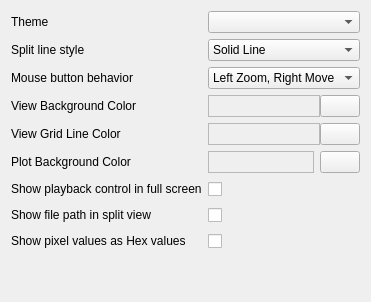
     <widget class="QWidget" name="tabUI">
      <attribute name="title">
       <string>UI</string>
      </attribute>
      <layout class="QVBoxLayout" name="verticalLayout_5">
       <item>
        <layout class="QGridLayout" name="gridLayoutUI">
         <item row="6" column="1">
          <widget class="QCheckBox" name="checkBoxPlaybackControlFullScreen">
           <property name="palette">
            <palette>
             <active>
              <colorrole role="WindowText">
               <brush brushstyle="SolidPattern">
                <color alpha="0">
                 <red>191</red>
                 <green>64</green>
                 <blue>64</blue>
                </color>
               </brush>
              </colorrole>
             </active>
             <inactive>
              <colorrole role="WindowText">
               <brush brushstyle="SolidPattern">
                <color alpha="0">
                 <red>191</red>
                 <green>64</green>
                 <blue>64</blue>
                </color>
               </brush>
              </colorrole>
             </inactive>
             <disabled>
              <colorrole role="WindowText">
               <brush brushstyle="SolidPattern">
                <color alpha="255">
                 <red>190</red>
                 <green>190</green>
                 <blue>190</blue>
                </color>
               </brush>
              </colorrole>
             </disabled>
            </palette>
           </property>
           <property name="toolTip">
            <string>Show the playback control (the navigation panel at the bottom) also in full screen mode.</string>
           </property>
           <property name="whatsThis">
            <string>Show the playback control (the navigation panel at the bottom) also in full screen mode.</string>
           </property>
           <property name="text">
            <string>invisibleText</string>
           </property>
          </widget>
         </item>
         <item row="3" column="0">
          <widget class="QLabel" name="labelBackgroundColor">
           <property name="toolTip">
            <string>Set the background color of the central view widget.</string>
           </property>
           <property name="whatsThis">
            <string>Set the background color of the central view widget.</string>
           </property>
           <property name="text">
            <string>View Background Color</string>
           </property>
          </widget>
         </item>
         <item row="1" column="1">
          <widget class="QComboBox" name="comboBoxSplitLineStyle">
           <property name="toolTip">
            <string>&lt;html&gt;&lt;head/&gt;&lt;body&gt;&lt;p&gt;When the split- and comparison view is activated, this defines how the position of the split line is indicated:&lt;/p&gt;&lt;p&gt;&lt;span style=&quot; font-weight:600;&quot;&gt;Solid Line&lt;/span&gt;: A solid white line&lt;/p&gt;&lt;p&gt;&lt;span style=&quot; font-weight:600;&quot;&gt;Handlers: &lt;/span&gt;Only show small triangular handlers at the top and bottom&lt;/p&gt;&lt;/body&gt;&lt;/html&gt;</string>
           </property>
           <property name="whatsThis">
            <string>&lt;html&gt;&lt;head/&gt;&lt;body&gt;&lt;p&gt;When the split- and comparison view is activated, this defines how the position of the split line is indicated:&lt;/p&gt;&lt;p&gt;&lt;span style=&quot; font-weight:600;&quot;&gt;Solid Line&lt;/span&gt;: A solid white line&lt;/p&gt;&lt;p&gt;&lt;span style=&quot; font-weight:600;&quot;&gt;Handlers: &lt;/span&gt;Only show small triangular handlers at the top and bottom&lt;/p&gt;&lt;/body&gt;&lt;/html&gt;</string>
           </property>
           <item>
            <property name="text">
             <string>Solid Line</string>
            </property>
           </item>
           <item>
            <property name="text">
             <string>Handlers</string>
            </property>
           </item>
          </widget>
         </item>
         <item row="7" column="1">
          <widget class="QCheckBox" name="checkBoxShowFilePathSplitMode">
           <property name="palette">
            <palette>
             <active>
              <colorrole role="WindowText">
               <brush brushstyle="SolidPattern">
                <color alpha="0">
                 <red>191</red>
                 <green>64</green>
                 <blue>64</blue>
                </color>
               </brush>
              </colorrole>
             </active>
             <inactive>
              <colorrole role="WindowText">
               <brush brushstyle="SolidPattern">
                <color alpha="0">
                 <red>191</red>
                 <green>64</green>
                 <blue>64</blue>
                </color>
               </brush>
              </colorrole>
             </inactive>
             <disabled>
              <colorrole role="WindowText">
               <brush brushstyle="SolidPattern">
                <color alpha="255">
                 <red>190</red>
                 <green>190</green>
                 <blue>190</blue>
                </color>
               </brush>
              </colorrole>
             </disabled>
            </palette>
           </property>
           <property name="toolTip">
            <string>Show the file path of each item at the top when two items are selected</string>
           </property>
           <property name="whatsThis">
            <string>Show the file path of each item at the top when two items are selected</string>
           </property>
           <property name="text">
            <string>invisibleText</string>
           </property>
          </widget>
         </item>
         <item row="4" column="0">
          <widget class="QLabel" name="labelGridLineColor">
           <property name="toolTip">
            <string>Set the line color of the Grid which can be activated using the &quot;Draw Gird&quot; option in the &quot;View Options&quot; panel.</string>
           </property>
           <property name="whatsThis">
            <string>Set the line color of the Grid which can be activated using the &quot;Draw Gird&quot; option in the &quot;View Options&quot; panel.</string>
           </property>
           <property name="text">
            <string>View Grid Line Color</string>
           </property>
          </widget>
         </item>
         <item row="7" column="0">
          <widget class="QLabel" name="labelShowFilePathSplitView">
           <property name="toolTip">
            <string>Show the file path of each item at the top when two items are selected</string>
           </property>
           <property name="whatsThis">
            <string>Show the file path of each item at the top when two items are selected</string>
           </property>
           <property name="text">
            <string>Show file path in split view</string>
           </property>
          </widget>
         </item>
         <item row="5" column="0">
          <widget class="QLabel" name="plotBackgroundColorLabel">
           <property name="text">
            <string>Plot Background Color</string>
           </property>
          </widget>
         </item>
         <item row="5" column="1">
          <layout class="QHBoxLayout" name="horizontalLayout_2" stretch="1,0">
           <item>
            <widget class="ShowColorWidget" name="plotBackgroundColor">
             <property name="frameShape">
              <enum>QFrame::StyledPanel</enum>
             </property>
             <property name="frameShadow">
              <enum>QFrame::Raised</enum>
             </property>
            </widget>
           </item>
           <item>
            <widget class="QPushButton" name="pushButtonEditPlotBackgroundColor">
             <property name="toolTip">
              <string>Set the background color of the plot widgets.</string>
             </property>
             <property name="whatsThis">
              <string>Set the background color of the plot widgets.</string>
             </property>
             <property name="text">
              <string/>
             </property>
             <property name="icon">
              <iconset resource="../images/images.qrc">
               <normaloff>:/img_edit.png</normaloff>:/img_edit.png</iconset>
             </property>
            </widget>
           </item>
          </layout>
         </item>
         <item row="2" column="0">
          <widget class="QLabel" name="labelMouseMode">
           <property name="toolTip">
            <string>Which of the two mouse buttons is to be used for moving and which for zooming the view?</string>
           </property>
           <property name="whatsThis">
            <string>Which of the two mouse buttons is to be used for moving and which for zooming the view?</string>
           </property>
           <property name="text">
            <string>Mouse button behavior</string>
           </property>
          </widget>
         </item>
         <item row="1" column="0">
          <widget class="QLabel" name="labelSplitLineStyle">
           <property name="toolTip">
            <string>&lt;html&gt;&lt;head/&gt;&lt;body&gt;&lt;p&gt;When the split- and comparison view is activated, this defines how the position of the split line is indicated:&lt;/p&gt;&lt;p&gt;&lt;span style=&quot; font-weight:600;&quot;&gt;Solid Line&lt;/span&gt;: A solid white line&lt;/p&gt;&lt;p&gt;&lt;span style=&quot; font-weight:600;&quot;&gt;Handlers: &lt;/span&gt;Only show small triangular handlers at the top and bottom&lt;/p&gt;&lt;/body&gt;&lt;/html&gt;</string>
           </property>
           <property name="whatsThis">
            <string>&lt;html&gt;&lt;head/&gt;&lt;body&gt;&lt;p&gt;When the split- and comparison view is activated, this defines how the position of the split line is indicated:&lt;/p&gt;&lt;p&gt;&lt;span style=&quot; font-weight:600;&quot;&gt;Solid Line&lt;/span&gt;: A solid white line&lt;/p&gt;&lt;p&gt;&lt;span style=&quot; font-weight:600;&quot;&gt;Handlers: &lt;/span&gt;Only show small triangular handlers at the top and bottom&lt;/p&gt;&lt;/body&gt;&lt;/html&gt;</string>
           </property>
           <property name="text">
            <string>Split line style</string>
           </property>
          </widget>
         </item>
         <item row="2" column="1">
          <widget class="QComboBox" name="comboBoxMouseMode">
           <property name="toolTip">
            <string>Which of the two mouse buttons is to be used for moving and which for zooming the view?</string>
           </property>
           <property name="whatsThis">
            <string>Which of the two mouse buttons is to be used for moving and which for zooming the view?</string>
           </property>
           <item>
            <property name="text">
             <string>Left Zoom, Right Move</string>
            </property>
           </item>
           <item>
            <property name="text">
             <string>Left Move, Right Zoom</string>
            </property>
           </item>
          </widget>
         </item>
         <item row="4" column="1">
          <layout class="QHBoxLayout" name="horizontalLayoutGridLineColor" stretch="1,0">
           <property name="spacing">
            <number>0</number>
           </property>
           <item>
            <widget class="ShowColorWidget" name="viewGridLineColor">
             <property name="toolTip">
              <string>Set the line color of the Grid which can be activated using the &quot;Draw Gird&quot; option in the &quot;View Options&quot; panel.</string>
             </property>
             <property name="whatsThis">
              <string>Set the line color of the Grid which can be activated using the &quot;Draw Gird&quot; option in the &quot;View Options&quot; panel.</string>
             </property>
             <property name="frameShape">
              <enum>QFrame::StyledPanel</enum>
             </property>
             <property name="frameShadow">
              <enum>QFrame::Raised</enum>
             </property>
            </widget>
           </item>
           <item>
            <widget class="QPushButton" name="pushButtonEditViewGridLineColor">
             <property name="toolTip">
              <string>Set the line color of the Grid which can be activated using the &quot;Draw Gird&quot; option in the &quot;View Options&quot; panel.</string>
             </property>
             <property name="whatsThis">
              <string>Set the line color of the Grid which can be activated using the &quot;Draw Gird&quot; option in the &quot;View Options&quot; panel.</string>
             </property>
             <property name="text">
              <string/>
             </property>
             <property name="icon">
              <iconset resource="../images/images.qrc">
               <normaloff>:/img_edit.png</normaloff>:/img_edit.png</iconset>
             </property>
            </widget>
           </item>
          </layout>
         </item>
         <item row="0" column="0">
          <widget class="QLabel" name="labelTheme">
           <property name="text">
            <string>Theme</string>
           </property>
          </widget>
         </item>
         <item row="3" column="1">
          <layout class="QHBoxLayout" name="horizontalLayoutBackgroundColor" stretch="1,0">
           <property name="spacing">
            <number>0</number>
           </property>
           <item>
            <widget class="ShowColorWidget" name="viewBackgroundColor">
             <property name="toolTip">
              <string>Set the background color of the central view widget.</string>
             </property>
             <property name="whatsThis">
              <string>Set the background color of the central view widget.</string>
             </property>
             <property name="frameShape">
              <enum>QFrame::StyledPanel</enum>
             </property>
             <property name="frameShadow">
              <enum>QFrame::Raised</enum>
             </property>
            </widget>
           </item>
           <item>
            <widget class="QPushButton" name="pushButtonEditViewBackgroundColor">
             <property name="toolTip">
              <string>Set the background color of the central view widget.</string>
             </property>
             <property name="whatsThis">
              <string>Set the background color of the central view widget.</string>
             </property>
             <property name="text">
              <string/>
             </property>
             <property name="icon">
              <iconset resource="../images/images.qrc">
               <normaloff>:/img_edit.png</normaloff>:/img_edit.png</iconset>
             </property>
            </widget>
           </item>
          </layout>
         </item>
         <item row="6" column="0">
          <widget class="QLabel" name="labelHidePlaybackControlFullScreen">
           <property name="toolTip">
            <string>Show the playback control (the navigation panel at the bottom) also in full screen mode.</string>
           </property>
           <property name="whatsThis">
            <string>Show the playback control (the navigation panel at the bottom) also in full screen mode.</string>
           </property>
           <property name="text">
            <string>Show playback control in full screen</string>
           </property>
          </widget>
         </item>
         <item row="0" column="1">
          <widget class="QComboBox" name="comboBoxTheme"/>
         </item>
         <item row="8" column="0">
          <widget class="QLabel" name="labelPixelValuesHex">
           <property name="text">
            <string>Show pixel values as Hex values</string>
           </property>
          </widget>
         </item>
         <item row="8" column="1">
          <widget class="QCheckBox" name="checkBoxPixelValuesHex">
           <property name="palette">
            <palette>
             <active>
              <colorrole role="WindowText">
               <brush brushstyle="SolidPattern">
                <color alpha="0">
                 <red>191</red>
                 <green>64</green>
                 <blue>64</blue>
                </color>
               </brush>
              </colorrole>
             </active>
             <inactive>
              <colorrole role="WindowText">
               <brush brushstyle="SolidPattern">
                <color alpha="0">
                 <red>191</red>
                 <green>64</green>
                 <blue>64</blue>
                </color>
               </brush>
              </colorrole>
             </inactive>
             <disabled>
              <colorrole role="WindowText">
               <brush brushstyle="SolidPattern">
                <color alpha="255">
                 <red>190</red>
                 <green>190</green>
                 <blue>190</blue>
                </color>
               </brush>
              </colorrole>
             </disabled>
            </palette>
           </property>
           <property name="toolTip">
            <string>Show pixel vales in hex instead of decimal</string>
           </property>
           <property name="whatsThis">
            <string>Show pixel vales in hex instead of decimal</string>
           </property>
           <property name="text">
            <string>invisibleText</string>
           </property>
          </widget>
         </item>
        </layout>
       </item>
       <item>
        <spacer name="verticalSpacerUI">
         <property name="orientation">
          <enum>Qt::Vertical</enum>
         </property>
         <property name="sizeHint" stdset="0">
          <size>
           <width>20</width>
           <height>40</height>
          </size>
         </property>
        </spacer>
       </item>
      </layout>
     </widget>
